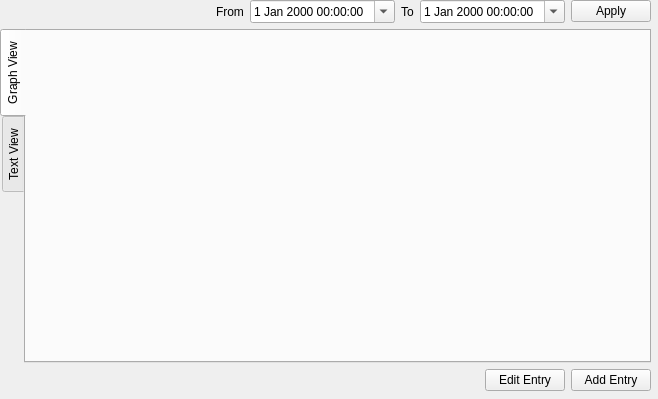
<?xml version="1.0" encoding="UTF-8"?>
<ui version="4.0">
 <class>ProjectView</class>
 <widget class="QWidget" name="ProjectView">
  <property name="geometry">
   <rect>
    <x>0</x>
    <y>0</y>
    <width>658</width>
    <height>399</height>
   </rect>
  </property>
  <property name="windowTitle">
   <string>Form</string>
  </property>
  <widget class="QWidget" name="verticalLayoutWidget">
   <property name="geometry">
    <rect>
     <x>0</x>
     <y>0</y>
     <width>651</width>
     <height>391</height>
    </rect>
   </property>
   <layout class="QVBoxLayout" name="mainLayout">
    <item>
     <layout class="QHBoxLayout" name="horizontalLayout_3">
      <item>
       <spacer name="horizontalSpacer_3">
        <property name="orientation">
         <enum>Qt::Horizontal</enum>
        </property>
        <property name="sizeHint" stdset="0">
         <size>
          <width>40</width>
          <height>20</height>
         </size>
        </property>
       </spacer>
      </item>
      <item>
       <widget class="QLabel" name="label">
        <property name="text">
         <string>From</string>
        </property>
       </widget>
      </item>
      <item>
       <widget class="QDateTimeEdit" name="fromTimeEdit">
        <property name="calendarPopup">
         <bool>true</bool>
        </property>
       </widget>
      </item>
      <item>
       <widget class="QLabel" name="label_2">
        <property name="text">
         <string>To</string>
        </property>
       </widget>
      </item>
      <item>
       <widget class="QDateTimeEdit" name="toTimeEdit">
        <property name="calendarPopup">
         <bool>true</bool>
        </property>
       </widget>
      </item>
      <item>
       <widget class="QPushButton" name="applyRangeButton">
        <property name="text">
         <string>Apply</string>
        </property>
       </widget>
      </item>
     </layout>
    </item>
    <item>
     <widget class="QTabWidget" name="tabWidget">
      <property name="tabPosition">
       <enum>QTabWidget::West</enum>
      </property>
      <property name="tabShape">
       <enum>QTabWidget::Rounded</enum>
      </property>
      <property name="currentIndex">
       <number>0</number>
      </property>
      <widget class="QWidget" name="graphTab">
       <attribute name="title">
        <string>Graph View</string>
       </attribute>
       <widget class="QWidget" name="horizontalLayoutWidget_3">
        <property name="geometry">
         <rect>
          <x>60</x>
          <y>100</y>
          <width>160</width>
          <height>80</height>
         </rect>
        </property>
        <layout class="QHBoxLayout" name="graphTabLayout">
         <item>
          <layout class="QVBoxLayout" name="graphTabVerticalLayout"/>
         </item>
        </layout>
       </widget>
      </widget>
      <widget class="QWidget" name="textTab">
       <attribute name="title">
        <string>Text View</string>
       </attribute>
       <widget class="QWidget" name="verticalLayoutWidget_2">
        <property name="geometry">
         <rect>
          <x>0</x>
          <y>0</y>
          <width>160</width>
          <height>102</height>
         </rect>
        </property>
        <layout class="QVBoxLayout" name="textViewLayout">
         <item>
          <layout class="QHBoxLayout" name="horizontalLayout_2">
           <item>
            <spacer name="horizontalSpacer_2">
             <property name="orientation">
              <enum>Qt::Horizontal</enum>
             </property>
             <property name="sizeHint" stdset="0">
              <size>
               <width>40</width>
               <height>20</height>
              </size>
             </property>
            </spacer>
           </item>
           <item>
            <widget class="QPushButton" name="pushButton">
             <property name="text">
              <string>Print</string>
             </property>
            </widget>
           </item>
          </layout>
         </item>
         <item>
          <widget class="QTextEdit" name="textEdit"/>
         </item>
        </layout>
       </widget>
      </widget>
     </widget>
    </item>
    <item>
     <layout class="QHBoxLayout" name="horizontalLayout">
      <item>
       <spacer name="horizontalSpacer">
        <property name="orientation">
         <enum>Qt::Horizontal</enum>
        </property>
        <property name="sizeHint" stdset="0">
         <size>
          <width>40</width>
          <height>20</height>
         </size>
        </property>
       </spacer>
      </item>
      <item>
       <widget class="QPushButton" name="addEntryButton_2">
        <property name="text">
         <string>Edit Entry</string>
        </property>
       </widget>
      </item>
      <item>
       <widget class="QPushButton" name="addEntryButton">
        <property name="text">
         <string>Add Entry</string>
        </property>
       </widget>
      </item>
     </layout>
    </item>
   </layout>
  </widget>
 </widget>
 <resources/>
 <connections/>
</ui>
